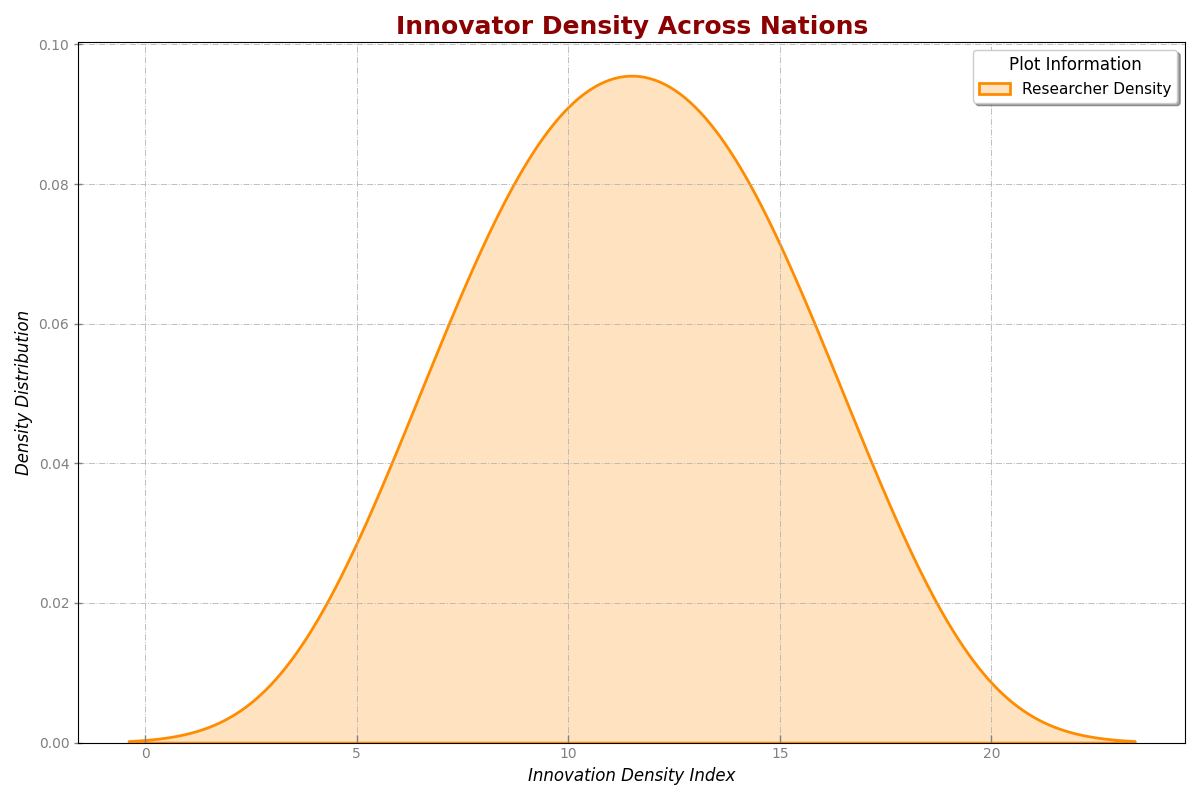

Source code (Python):
import matplotlib.pyplot as plt
import numpy as np
import seaborn as sns

countries = ["Country A", "Country B", "Country C", "Country D", "Country E", "Country F", "Country G", "Country H", "Country I", "Country J"]
researcher_density = np.array([8, 6, 15, 12, 17, 9, 11, 14, 10, 13])

fig, ax = plt.subplots(figsize=(12, 8))

# Change KDE plot to a horizontal one, with a different fill and color
sns.kdeplot(researcher_density, ax=ax, fill=True, color="darkorange", label="Researcher Density", linewidth=2)

# Change title and labels styling
ax.set_title("Innovator Density Across Nations", fontsize=18, fontweight='bold', color='darkred')
ax.set_xlabel("Innovation Density Index", fontsize=12, fontstyle='italic')
ax.set_ylabel("Density Distribution", fontsize=12, fontstyle='italic')

# Change legend title and styling
ax.legend(title="Plot Information", fontsize=11, title_fontsize='12', loc='upper right', shadow=True)

# Grid style changes
ax.grid(True, linestyle='-.', linewidth=0.7, alpha=0.8)

# Adjust tick style and border
ax.tick_params(axis='x', direction='in', length=6, width=1, colors='gray')
ax.tick_params(axis='y', direction='inout', length=6, width=1, colors='gray')

plt.tight_layout()
plt.show()
